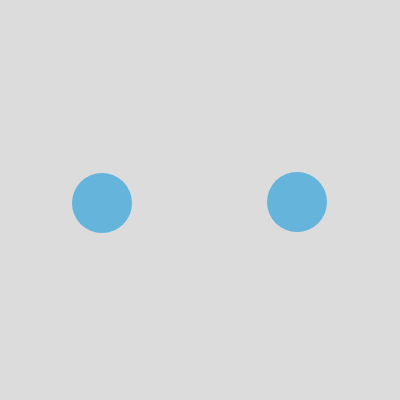
Frame 1 (no input)
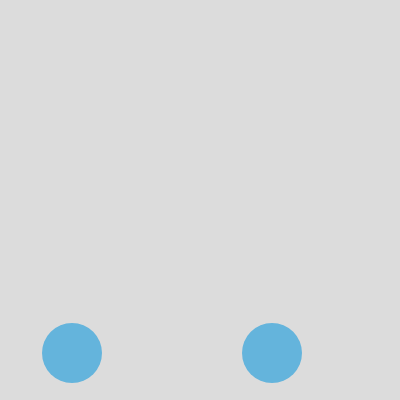
Frame 60 (no input)
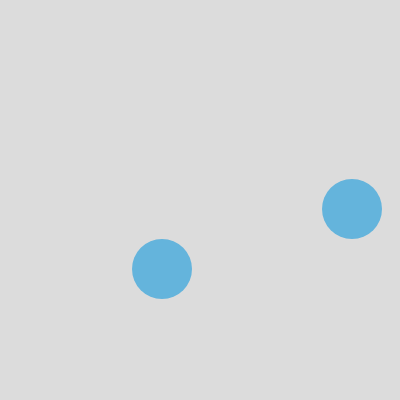
Frame 120 (the mouse pressed at the canvas centre since frame 60)

The p5.js sketch that drew these frames (run headless with seeded random() and noise() and a simulated clock; from frame 60 on, the mouse is pressed at the canvas centre):

// p5.js sketch
// ── sketch.js
// DM2008 – Activity 5a
// Simple Colliding Circles

let balls = [];

function setup() {
  createCanvas(400, 400);

  // Step 1: Create two Ball objects
  balls.push(new Ball(100, 200, 2, 3));
  balls.push(new Ball(300, 200, -3, 2));
}

function draw() {
  background(220);

  for (let i = 0; i < balls.length; i++) {
    balls[i].move();
    balls[i].bounceEdges();
    balls[i].show();

    // Step 3: Check collision with the other ball
    for (let j = i + 1; j < balls.length; j++) {
      balls[i].checkCollision(balls[j]);
    }
  }
}

class Ball {
  constructor(x, y, vx, vy) {
    this.pos = createVector(x, y);
    this.vel = createVector(vx, vy);
    this.r = 30;
  }

  move() {
    this.pos.add(this.vel);
  }

  bounceEdges() {
    // Bounce off left and right
    if (this.pos.x < this.r || this.pos.x > width - this.r) {
      this.vel.x *= -1;
    }
    // Bounce off top and bottom
    if (this.pos.y < this.r || this.pos.y > height - this.r) {
      this.vel.y *= -1;
    }
  }

  show() {
    fill(100, 180, 220);
    noStroke();
    ellipse(this.pos.x, this.pos.y, this.r * 2);
  }

  // Step 4: Simple distance-based collision
  checkCollision(other) {
    let d = dist(this.pos.x, this.pos.y, other.pos.x, other.pos.y);

    // If the distance is less than the sum of radii, they collide
    if (d < this.r + other.r) {
      // Simple bounce: Swap velocities
      let tempVel = this.vel.copy();
      this.vel = other.vel.copy();
      other.vel = tempVel;
      
      // Prevent the balls from getting stuck inside each other
      this.pos.add(this.vel);
      other.pos.add(other.vel);
    }
  }
}
